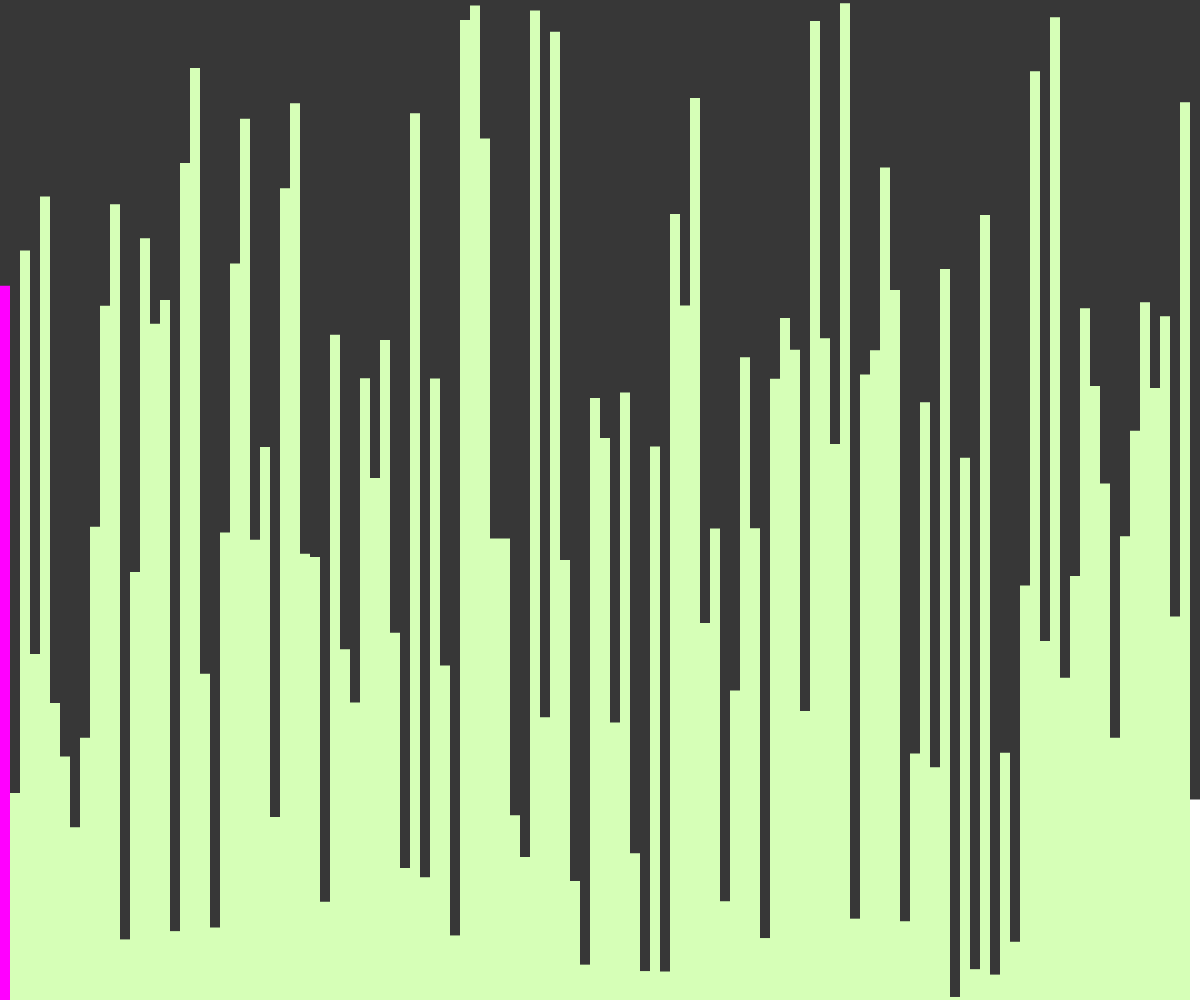
Frame 1 (no input)
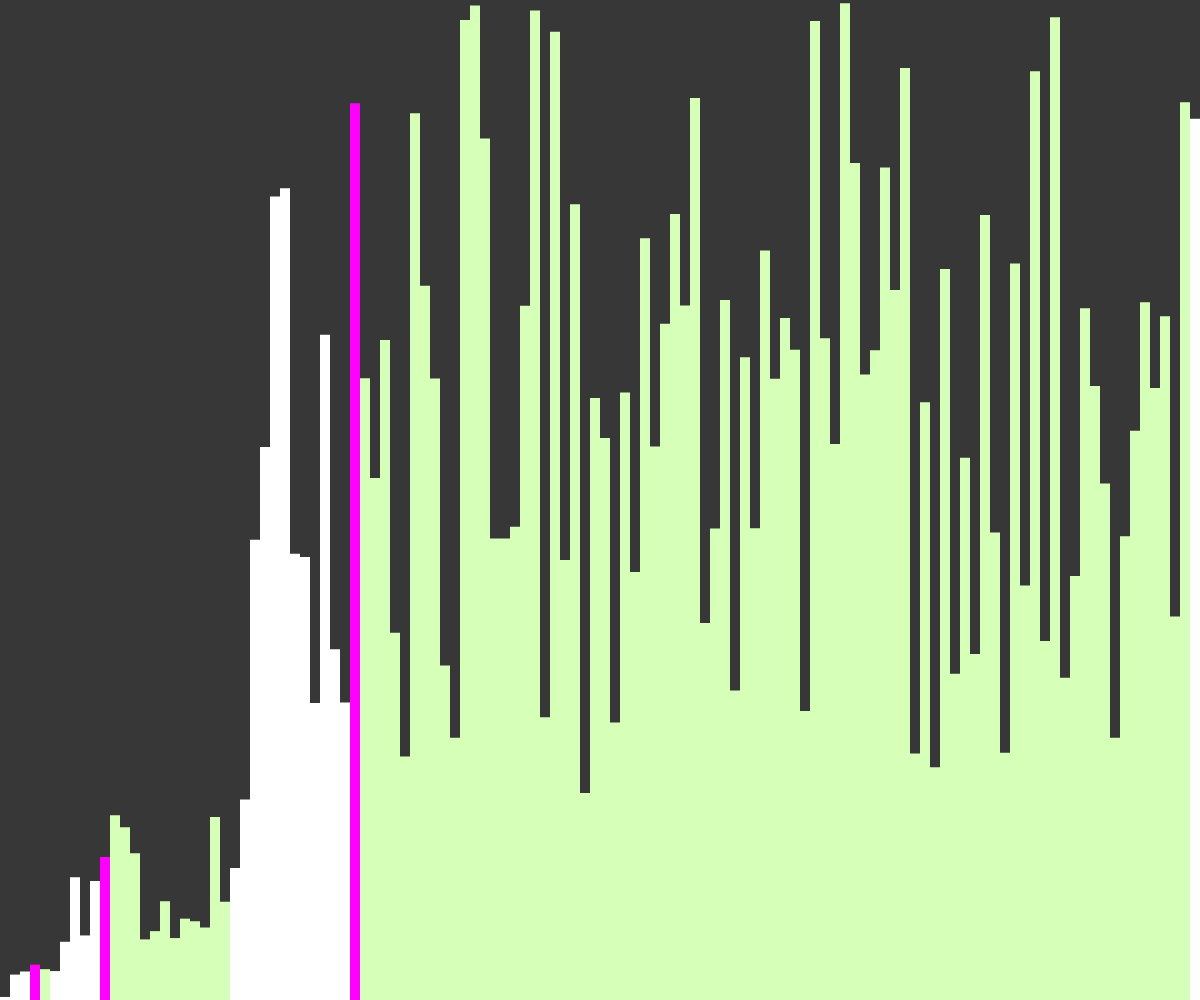
Frame 60 (no input)
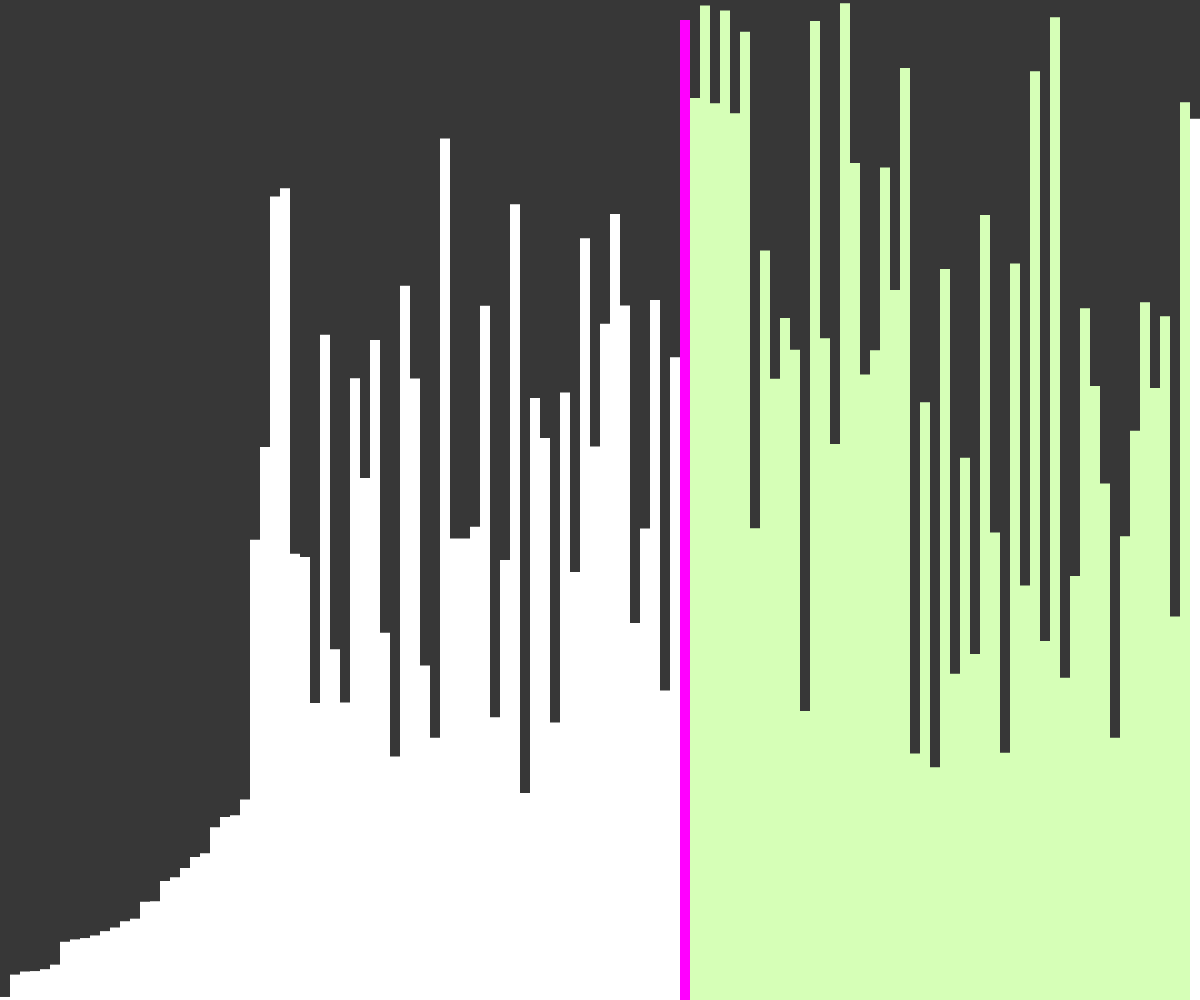
Frame 120 (the mouse pressed at the canvas centre since frame 60)

The p5.js sketch that drew these frames (run headless with seeded random() and noise() and a simulated clock; from frame 60 on, the mouse is pressed at the canvas centre):

// p5.js sketch
// ── sketch.js
let values = [];
let w = 10;
let states = [];

function setup() {
	createCanvas(windowWidth, windowHeight);
	values = new Array(floor(width/w));
	for (let i = 0; i < values.length; i++){
		values[i] = random(height);
		states[i] = -1;
	}
	quickSort(values,0,values.length -1);
}

async function quickSort(arr, start, end){
	if (start >= end){
		return;
	}
	let index = await partition(arr, start, end);
	states[index] = -1;

	await Promise.all([
		quickSort(arr, start, index - 1),
		quickSort(arr, index + 1, end)
	]);
}

async function partition(arr, start, end){
	for(let i = start; i < end; i++){
		states[i] = 1;
	}

	let pivotValue = arr[end];
	let pivotIndex = start;
	states[pivotIndex] = 0;
	for(let i = start; i < end; i++){
		if (arr[i] < pivotValue) {
			await swap(arr, i, pivotIndex);
			states[pivotIndex] = -1;
			pivotIndex++;
			states[pivotIndex] = 0;
		}
	}
	await swap(arr,pivotIndex,end);

	for (let i = start; i < end; i++){
		if(i != pivotIndex){
			states[i] = -1;
		}
	}
	return pivotIndex;
}

async function swap(arr, a, b) {
	await sleep(50);
	let temp = arr[a];
	arr[a] = arr[b];
	arr[b] = temp;
}

function sleep(ms) {
	return new Promise(resolve => setTimeout(resolve, ms));
}

function draw() {
	background(55);
	for (let i = 0; i < values.length; i++){
		noStroke();
		if(states[i] == 0){
			fill(255, 0, 255)
		} else if(states[i] == 1){
			fill('#D6FFB7');
		}
		else{
			fill(255);
		}
		rect(i*w, height - values[i], w, values[i]);
	}
}
